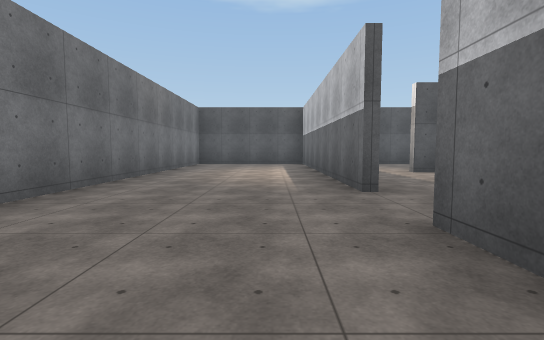
view 1 (above)

21 first-person views from a walk through a Unity game level. The camera is 1.3 m above the floor, tilts 4° down and sees 85° across. The floor is counted in squares, 2 m on a side. Each view is taken from the middle of a square. On the plan, view 1 faces up. The plan holds only what a view shows up to about 9 squares ahead; the rest is blank. The player character is not drawn. Some surface patterns are stand-ins.

view 2
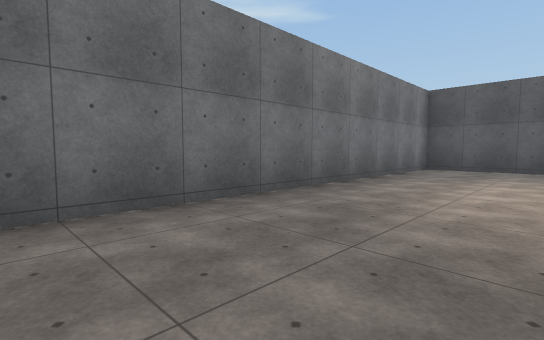

view 3
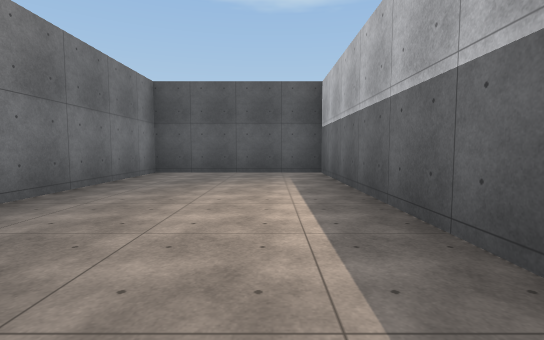

view 4
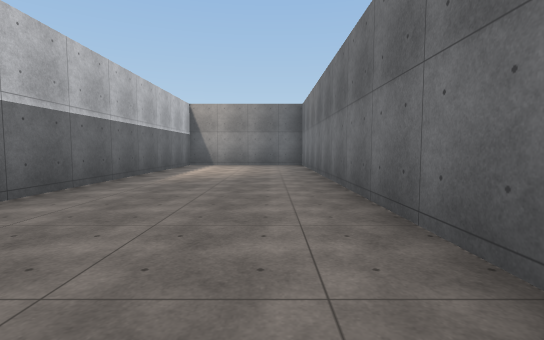

view 5
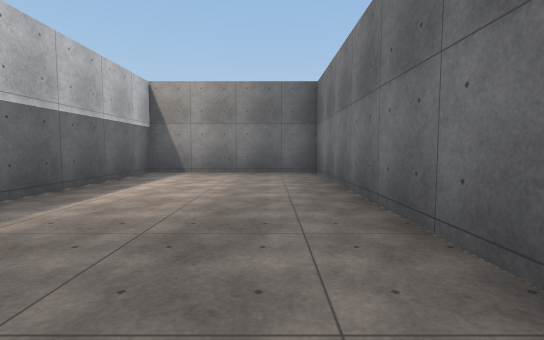

view 6
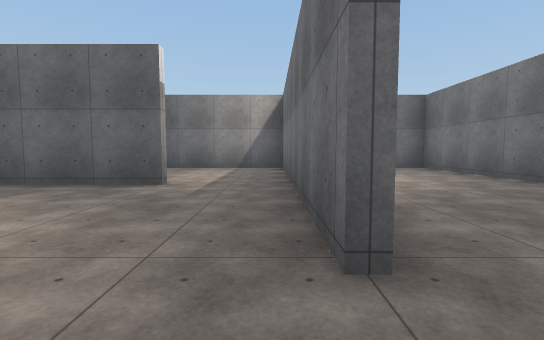

view 7
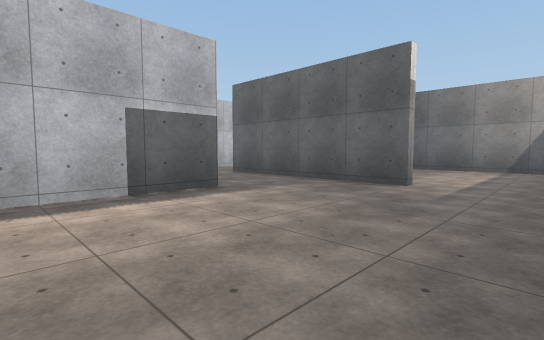

view 8
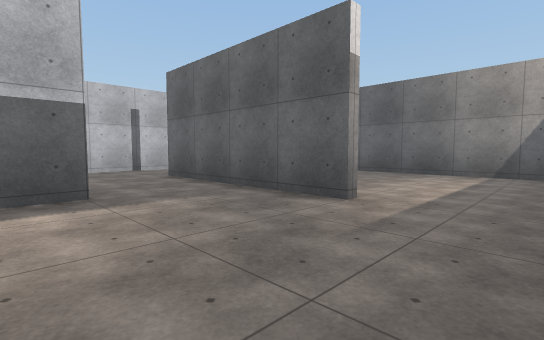

view 9
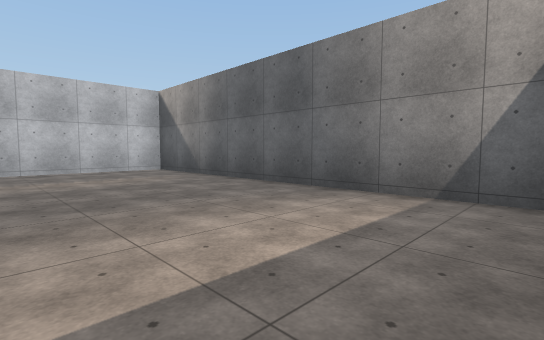

view 10
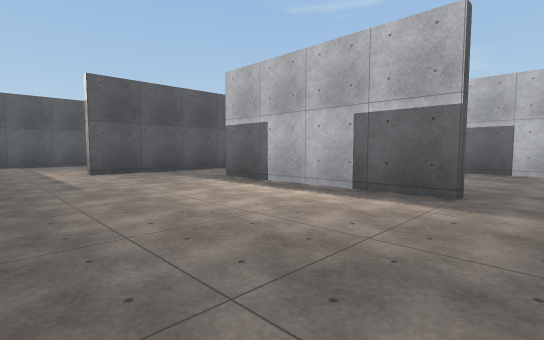

view 11
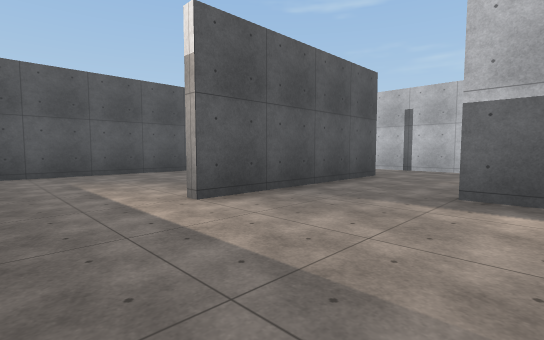

view 12
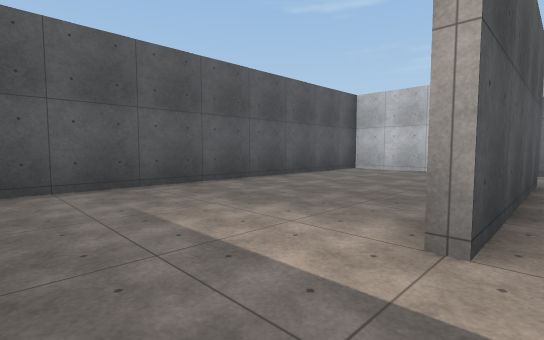

view 13
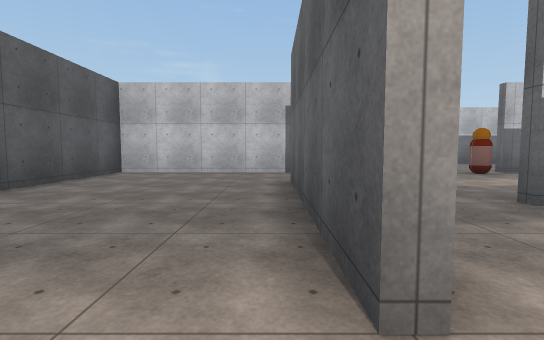

view 14
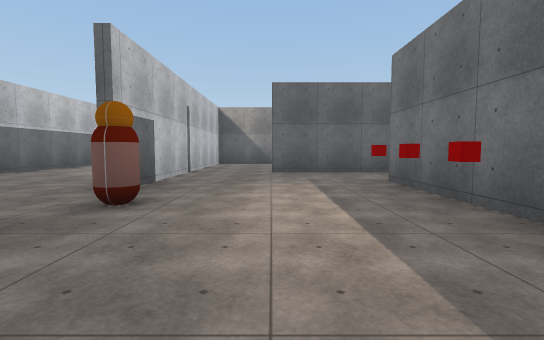

view 15
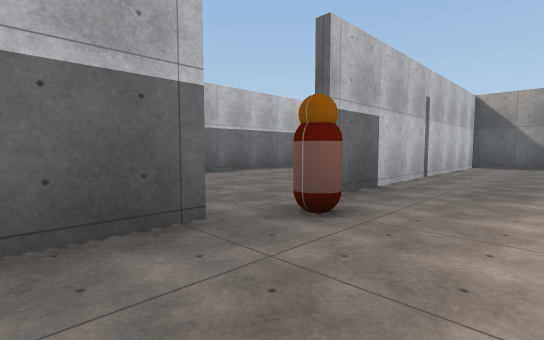

view 16
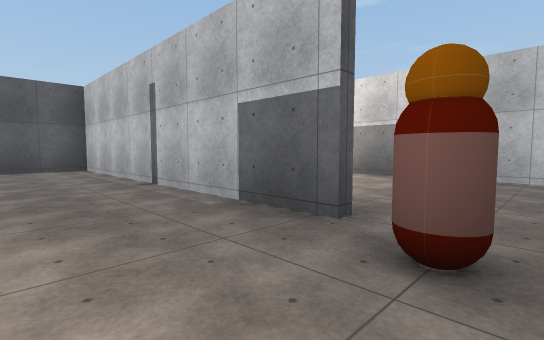

view 17
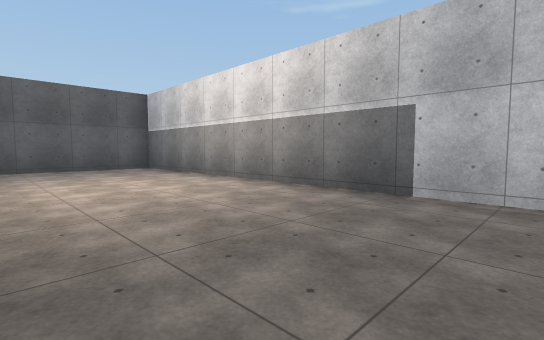

view 18
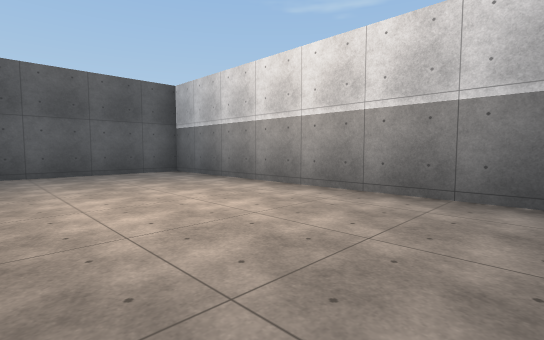

view 19
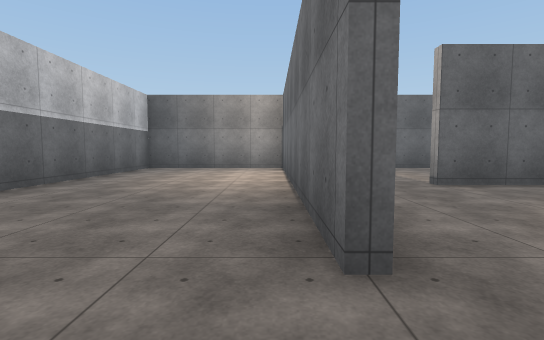

view 20
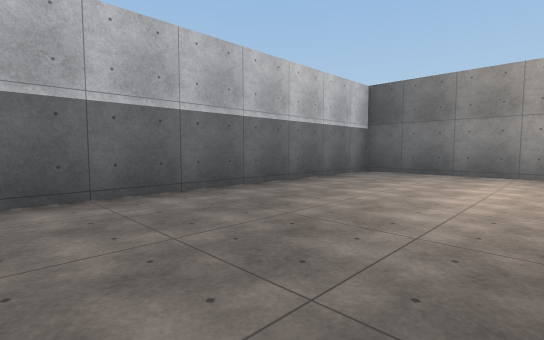

view 21
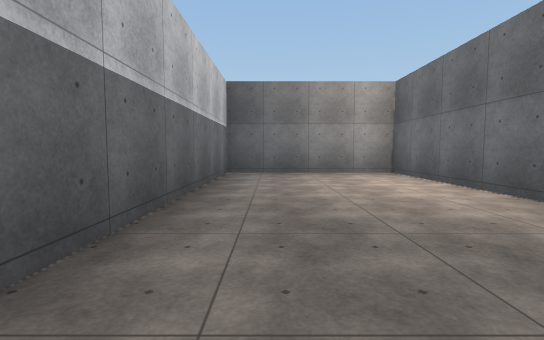

### Floor plan
Points are (right, up) in squares from view 1. A wall is a line through its corners. A room is listed if a view was taken in it or the views show most of it. See-through windows are left out.
Room 1 (views 1, 2, 3, 4, 5)
walls: (1.4, 4.5) (1.4, 13.2) (-3.2, 13.2) (-3.2, -6.3) (1.4, -6.3) (1.4, 2.5)
ways out: opening at (1, 3.5) to room 2
Room 2 (views 6, 7, 8, 9, 10, 11, 12, 13)
walls: (6.4, 0.9) (6.4, 6); (1.6, 2.5) (1.6, -4.5); (6.5, 8.4) (4, 8.4); (4, 8.6) (8.9, 8.6); (3.9, -1.4) (6.6, -1.4); (11.4, 7.6) (11.4, 13.2) (2.1, 13.2); (2.1, -6.3) (10.5, -6.3); (11.4, -5.5) (11.4, -1.5)
ways out: opening at (1, 3.5) to room 1; opening at (6, -0.5) to room 3; opening at (6, 6.5) to room 3; opening at (10, -2) to room 3; opening at (10, 8) to room 3
Room 3 (views 14, 15, 16)
walls: (11.4, 4.4) (11.4, 7.6); (6.6, 4.5) (6.6, 0.9); (6.6, -1.4) (9, -1.4); (11.4, -1.5) (11.4, 2.5); (9, 8.4) (6.5, 8.4)
ways out: opening at (6, -0.5) to room 2; opening at (6, 6.5) to room 2; opening at (10, -2) to room 2; opening at (10, 8) to room 2; opening at (11, 3.5) to room 4
objects: other object (11, 3)
Room 4 (views 17, 18, 19, 20, 21)
walls: (11.6, 2.5) (11.6, -6.3) (16.2, -6.3) (16.2, 13.2) (12.2, 13.2)
ways out: opening at (11, 3.5) to room 3

Positions as (right, up) in squares from view 1, and headings:
1: (0, 0), facing up
2: (0, 3), facing up-left
3: (0, 5), facing up
4: (-2, 6), facing down
5: (-2, 2), facing down
6: (2, 4), facing down
7: (2, 4), facing down-right
8: (2, 2), facing down-right
9: (2, -2), facing down-right
10: (2, 0), facing up-right
11: (2, 5), facing up-right
12: (2, 8), facing up-right
13: (3, 9), facing right
14: (9, 7), facing down
15: (9, 6), facing down-right
16: (9, 3), facing up-right
17: (12, 3), facing up-right
18: (12, 5), facing up-right
19: (12, 4), facing down
20: (12, 2), facing down-right
21: (15, 2), facing down
